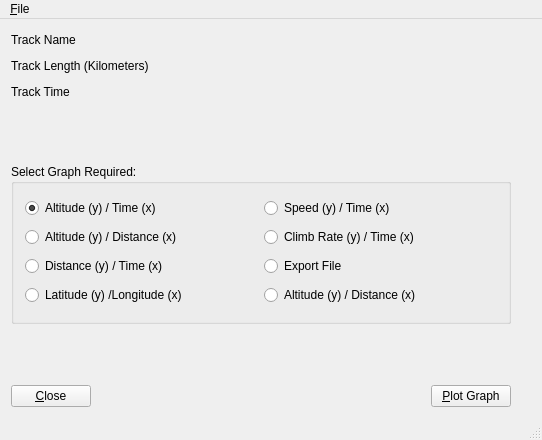
<?xml version="1.0" encoding="UTF-8"?>
<ui version="4.0">
 <class>GpsPlot</class>
 <widget class="QMainWindow" name="GpsPlot">
  <property name="geometry">
   <rect>
    <x>0</x>
    <y>0</y>
    <width>542</width>
    <height>440</height>
   </rect>
  </property>
  <property name="windowTitle">
   <string>GpsPlot</string>
  </property>
  <widget class="QWidget" name="centralWidget">
   <layout class="QGridLayout" name="gridLayout_2">
    <item row="0" column="0">
     <layout class="QHBoxLayout" name="hlName">
      <item>
       <widget class="QLabel" name="lblTrack">
        <property name="minimumSize">
         <size>
          <width>70</width>
          <height>20</height>
         </size>
        </property>
        <property name="text">
         <string>Track Name</string>
        </property>
       </widget>
      </item>
      <item>
       <widget class="QLabel" name="dspTrackName">
        <property name="minimumSize">
         <size>
          <width>200</width>
          <height>0</height>
         </size>
        </property>
        <property name="text">
         <string/>
        </property>
       </widget>
      </item>
      <item>
       <spacer name="hsName">
        <property name="orientation">
         <enum>Qt::Horizontal</enum>
        </property>
        <property name="sizeHint" stdset="0">
         <size>
          <width>40</width>
          <height>20</height>
         </size>
        </property>
       </spacer>
      </item>
     </layout>
    </item>
    <item row="1" column="0">
     <layout class="QHBoxLayout" name="hlLength">
      <item>
       <widget class="QLabel" name="lblTrackLength">
        <property name="minimumSize">
         <size>
          <width>130</width>
          <height>20</height>
         </size>
        </property>
        <property name="text">
         <string>Track Length (Kilometers)</string>
        </property>
       </widget>
      </item>
      <item>
       <widget class="QLabel" name="dspTrackLength">
        <property name="minimumSize">
         <size>
          <width>50</width>
          <height>0</height>
         </size>
        </property>
        <property name="text">
         <string/>
        </property>
       </widget>
      </item>
      <item>
       <spacer name="hsLength">
        <property name="orientation">
         <enum>Qt::Horizontal</enum>
        </property>
        <property name="sizeHint" stdset="0">
         <size>
          <width>40</width>
          <height>20</height>
         </size>
        </property>
       </spacer>
      </item>
     </layout>
    </item>
    <item row="2" column="0">
     <layout class="QHBoxLayout" name="hlTime">
      <item>
       <widget class="QLabel" name="lblTrack_Time">
        <property name="minimumSize">
         <size>
          <width>70</width>
          <height>20</height>
         </size>
        </property>
        <property name="maximumSize">
         <size>
          <width>70</width>
          <height>16777215</height>
         </size>
        </property>
        <property name="text">
         <string>Track Time</string>
        </property>
       </widget>
      </item>
      <item>
       <widget class="QLabel" name="dspTrackTime">
        <property name="minimumSize">
         <size>
          <width>50</width>
          <height>0</height>
         </size>
        </property>
        <property name="text">
         <string/>
        </property>
       </widget>
      </item>
      <item>
       <spacer name="hsTime">
        <property name="orientation">
         <enum>Qt::Horizontal</enum>
        </property>
        <property name="sizeHint" stdset="0">
         <size>
          <width>40</width>
          <height>20</height>
         </size>
        </property>
       </spacer>
      </item>
     </layout>
    </item>
    <item row="3" column="1">
     <spacer name="vs0">
      <property name="orientation">
       <enum>Qt::Vertical</enum>
      </property>
      <property name="sizeHint" stdset="0">
       <size>
        <width>20</width>
        <height>40</height>
       </size>
      </property>
     </spacer>
    </item>
    <item row="4" column="0">
     <widget class="QGroupBox" name="gbPlotSelect">
      <property name="minimumSize">
       <size>
        <width>0</width>
        <height>160</height>
       </size>
      </property>
      <property name="title">
       <string>Select Graph Required:</string>
      </property>
      <layout class="QGridLayout" name="gridLayout">
       <item row="0" column="0">
        <widget class="QRadioButton" name="rbAltTime">
         <property name="text">
          <string>Altitude (y) / Time (x)</string>
         </property>
         <property name="checked">
          <bool>true</bool>
         </property>
        </widget>
       </item>
       <item row="0" column="1">
        <widget class="QRadioButton" name="rbHspdTim">
         <property name="text">
          <string>Speed (y) / Time (x)</string>
         </property>
        </widget>
       </item>
       <item row="1" column="0">
        <widget class="QRadioButton" name="rbAltDist">
         <property name="text">
          <string>Altitude (y) / Distance (x)</string>
         </property>
        </widget>
       </item>
       <item row="1" column="1">
        <widget class="QRadioButton" name="rbVspdTim">
         <property name="text">
          <string>Climb Rate (y) / Time (x)</string>
         </property>
        </widget>
       </item>
       <item row="2" column="0">
        <widget class="QRadioButton" name="rbDistTim">
         <property name="text">
          <string>Distance (y) / Time (x)</string>
         </property>
        </widget>
       </item>
       <item row="2" column="1">
        <widget class="QRadioButton" name="rbFile">
         <property name="text">
          <string>Export File</string>
         </property>
        </widget>
       </item>
       <item row="3" column="0">
        <widget class="QRadioButton" name="rbLatLon">
         <property name="text">
          <string>Latitude (y) /Longitude (x)</string>
         </property>
        </widget>
       </item>
       <item row="3" column="1">
        <widget class="QRadioButton" name="rbUndef1">
         <property name="text">
          <string>Altitude (y) / Distance (x)</string>
         </property>
        </widget>
       </item>
      </layout>
     </widget>
    </item>
    <item row="5" column="0">
     <spacer name="vs1">
      <property name="orientation">
       <enum>Qt::Vertical</enum>
      </property>
      <property name="sizeHint" stdset="0">
       <size>
        <width>20</width>
        <height>40</height>
       </size>
      </property>
     </spacer>
    </item>
    <item row="6" column="0">
     <layout class="QHBoxLayout" name="hlButtons">
      <item>
       <widget class="QPushButton" name="pbClose">
        <property name="minimumSize">
         <size>
          <width>80</width>
          <height>22</height>
         </size>
        </property>
        <property name="maximumSize">
         <size>
          <width>80</width>
          <height>22</height>
         </size>
        </property>
        <property name="toolTip">
         <string>Closes the application</string>
        </property>
        <property name="text">
         <string>&amp;Close</string>
        </property>
        <property name="shortcut">
         <string>Alt+C</string>
        </property>
       </widget>
      </item>
      <item>
       <spacer name="hsPushButtons">
        <property name="orientation">
         <enum>Qt::Horizontal</enum>
        </property>
        <property name="sizeHint" stdset="0">
         <size>
          <width>40</width>
          <height>20</height>
         </size>
        </property>
       </spacer>
      </item>
      <item>
       <widget class="QPushButton" name="pbPlot">
        <property name="minimumSize">
         <size>
          <width>80</width>
          <height>22</height>
         </size>
        </property>
        <property name="text">
         <string>&amp;Plot Graph</string>
        </property>
        <property name="shortcut">
         <string>Return, Enter</string>
        </property>
       </widget>
      </item>
     </layout>
    </item>
   </layout>
  </widget>
  <widget class="QMenuBar" name="menuBar">
   <property name="geometry">
    <rect>
     <x>0</x>
     <y>0</y>
     <width>542</width>
     <height>19</height>
    </rect>
   </property>
   <widget class="QMenu" name="menuFile">
    <property name="title">
     <string>&amp;File</string>
    </property>
    <addaction name="separator"/>
    <addaction name="actionOpen"/>
    <addaction name="separator"/>
    <addaction name="actionQuit"/>
   </widget>
   <addaction name="menuFile"/>
  </widget>
  <widget class="QStatusBar" name="statusBar"/>
  <action name="actionOpen">
   <property name="text">
    <string>&amp;Open</string>
   </property>
   <property name="shortcut">
    <string>Ctrl+O</string>
   </property>
  </action>
  <action name="actionQuit">
   <property name="text">
    <string>&amp;Quit</string>
   </property>
   <property name="shortcut">
    <string>Ctrl+Q</string>
   </property>
  </action>
 </widget>
 <layoutdefault spacing="6" margin="11"/>
 <resources/>
 <connections>
  <connection>
   <sender>pbClose</sender>
   <signal>clicked()</signal>
   <receiver>GpsPlot</receiver>
   <slot>doClose()</slot>
   <hints>
    <hint type="sourcelabel">
     <x>80</x>
     <y>396</y>
    </hint>
    <hint type="destinationlabel">
     <x>194</x>
     <y>354</y>
    </hint>
   </hints>
  </connection>
  <connection>
   <sender>actionOpen</sender>
   <signal>triggered()</signal>
   <receiver>GpsPlot</receiver>
   <slot>doOpen()</slot>
   <hints>
    <hint type="sourcelabel">
     <x>-1</x>
     <y>-1</y>
    </hint>
    <hint type="destinationlabel">
     <x>331</x>
     <y>222</y>
    </hint>
   </hints>
  </connection>
  <connection>
   <sender>actionQuit</sender>
   <signal>triggered()</signal>
   <receiver>GpsPlot</receiver>
   <slot>doClose()</slot>
   <hints>
    <hint type="sourcelabel">
     <x>-1</x>
     <y>-1</y>
    </hint>
    <hint type="destinationlabel">
     <x>331</x>
     <y>222</y>
    </hint>
   </hints>
  </connection>
  <connection>
   <sender>pbPlot</sender>
   <signal>clicked()</signal>
   <receiver>GpsPlot</receiver>
   <slot>doPlot()</slot>
   <hints>
    <hint type="sourcelabel">
     <x>489</x>
     <y>397</y>
    </hint>
    <hint type="destinationlabel">
     <x>402</x>
     <y>412</y>
    </hint>
   </hints>
  </connection>
 </connections>
 <slots>
  <slot>doClose()</slot>
  <slot>doOpen()</slot>
  <slot>doPlot()</slot>
 </slots>
</ui>
